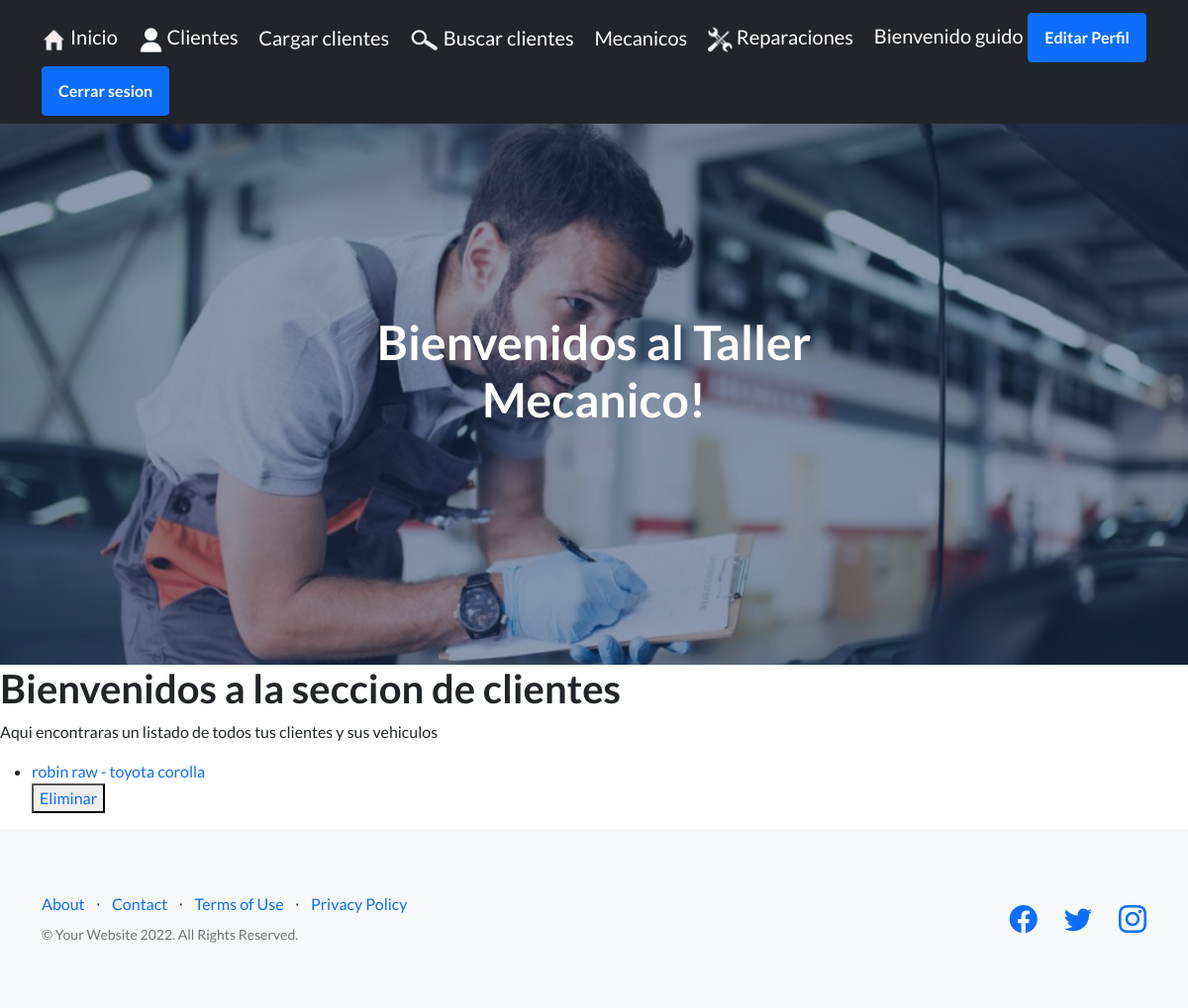
The app's page /clientelist (signed in), older data.
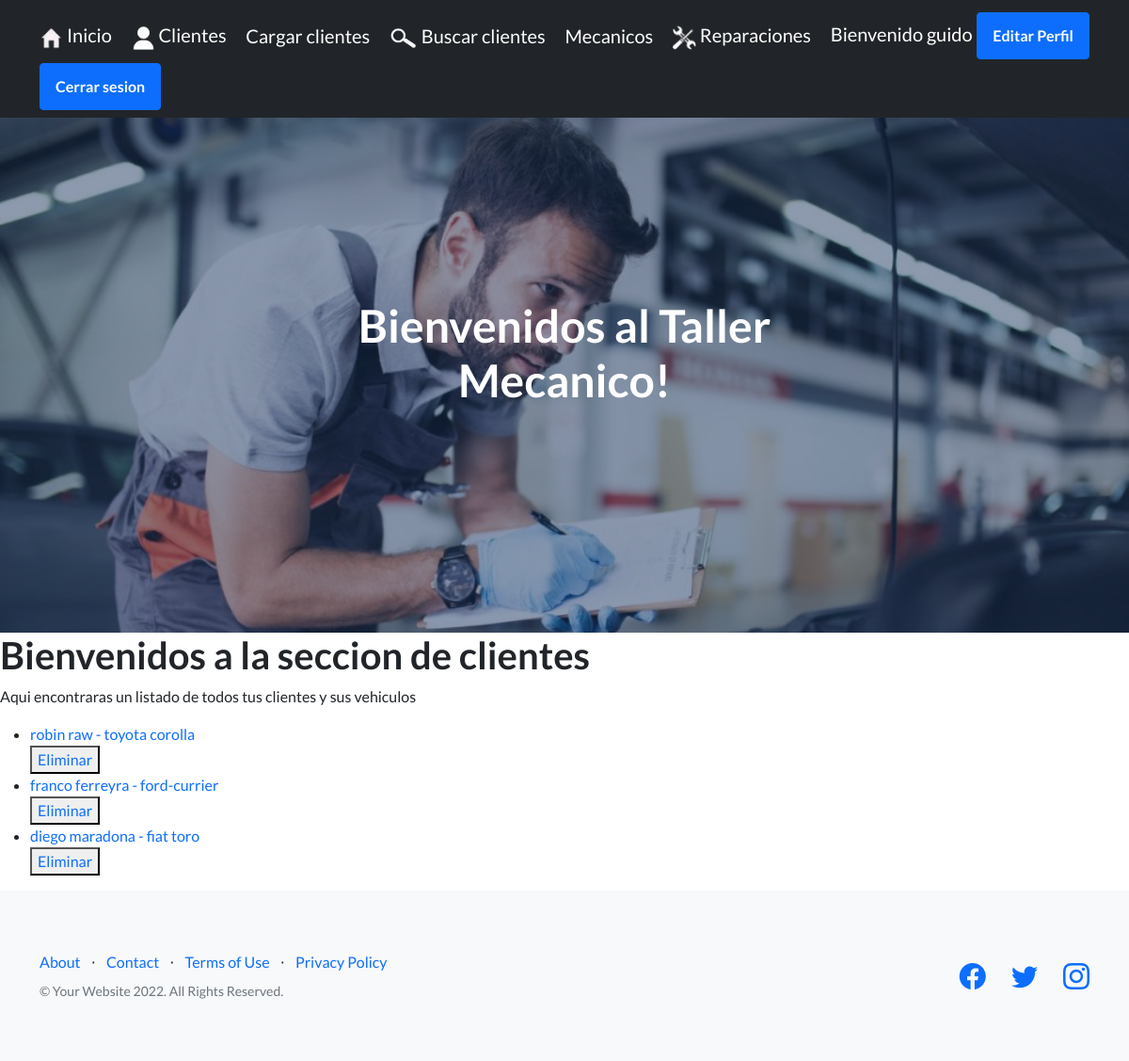
The same page, newer data.
### blog/models.py (models this page shows)
class cliente(models.Model):
    nombre = models.CharField(max_length=50)
    apellido = models.CharField(max_length=50)
    vehiculo = models.CharField(max_length=20)
    def __str__(self) -> str:
        return f' {self.nombre} {self.apellido} - {self.vehiculo}'

### blog/views.py (the view)
# urls.py: path('clientelist', ClienteList.as_view(), name ="clientelist" ),
class ClienteList (LoginRequiredMixin, ListView):
    model= cliente
    template_name = 'clientesList.html'

### blog/templates/clientesList.html
{% extends 'padre.html' %}
{% block bloqueQueCambia %}
   <h1>Bienvenidos a la seccion de clientes </h1>
   <p>Aqui encontraras un listado de todos tus clientes y sus vehiculos</p>
   <ul>
    {% for clientes in object_list  %}
        <li>
           <a href="{% url 'clientesDetail' clientes.id %}">{{clientes}}</a>
        </li>
        <button>
            <a href="{% url 'EliminarCliente' clientes.id %}">Eliminar</a>
        </button>
    {% endfor %}
    </ul>
{% endblock bloqueQueCambia  %}

### blog/templates/padre.html (shortened to what this page needs)
<!DOCTYPE html>
<html lang="en">
    <head>
        {% load static %}
        <link href="https://cdn.jsdelivr.net/npm/bootstrap-icons@1.5.0/font/bootstrap-icons.css" rel="stylesheet" type="text/css" />
        <link href="{% static 'blog/css/styles.css' %}" rel="stylesheet" />
    </head>
    <body>
        <nav class="navbar navbar-dark bg-dark">
            <div class="container">
                <a class="navbar-brand" href="{% url 'inicio' %}"><img src='../static/blog/assets/img/icon-home.png'  width="25px"> Inicio</a>
                <a class="navbar-brand" href="{% url 'lista' %}"><img src='../static/blog/assets/img/icon-clientes.png'  width="25px"> Clientes</a>
                <a class="navbar-brand" href="{% url 'clienteFormulario' %}">Cargar clientes</a>
                <a class="navbar-brand" href="{% url 'BusquedaCliente' %}"><img src='../static/blog/assets/img/icon-search.png'  width="30px"> Buscar clientes</a>
                <a class="navbar-brand" href="{% url 'mecanico' %}">Mecanicos</a>
                <a class="navbar-brand" href="{% url 'reparaciones' %}"><img src='../static/blog/assets/img/icon-servicio.png'  width="25px"> Reparaciones</a>
                {% if user.is_authenticated %}
                    <p style="color:white" class="user">Bienvenido {{user.username}}</p>
                    <a class="btn btn-primary" href="{% url 'EditarDatos' %}"><b>Editar Perfil</b></a>
                    <a class="btn btn-primary" href="{% url 'Logout' %}"><b>Cerrar sesion</b></a>
                {% else %}
                    <a class="btn btn-primary" href="{% url 'Login' %}">Iniciar sesion</a>
                    <a class="btn btn-primary" href="{% url 'Registrar' %}">Registrarse</a>
                {% endif %}
            </div>
        </nav>
        <header class="masthead">
            <div class="container position-relative">
                <div class="row justify-content-center">
                    <div class="col-xl-6">
                        <div class="text-center text-white">
                            <h1 class="mb-5">Bienvenidos al Taller Mecanico!</h1>
                        </div>
                    </div>
                </div>
            </div>
        </header>
        {% block bloqueQueCambia %}
        {% endblock bloqueQueCambia %}
        <footer class="footer bg-light">
            <div class="container">
                <div class="row">
                    <div class="col-lg-6 h-100 text-center text-lg-start my-auto">
                        <ul class="list-inline mb-2">
                            <li class="list-inline-item"><a href="#!">About</a></li>
                            <li class="list-inline-item">⋅</li>
                            <li class="list-inline-item"><a href="#!">Contact</a></li>
                            <li class="list-inline-item">⋅</li>
                            <li class="list-inline-item"><a href="#!">Terms of Use</a></li>
                            <li class="list-inline-item">⋅</li>
                            <li class="list-inline-item"><a href="#!">Privacy Policy</a></li>
                        </ul>
                        <p class="text-muted small mb-4 mb-lg-0">&copy; Your Website 2022. All Rights Reserved.</p>
                    </div>
                    <div class="col-lg-6 h-100 text-center text-lg-end my-auto">
                        <ul class="list-inline mb-0">
                            <li class="list-inline-item me-4">
                                <a target="_blank" href="https://www.facebook.com/groups/223917121110314"><i class="bi-facebook fs-3"></i></a>
                            </li>
                            <li class="list-inline-item me-4">
                                <a target="_blank" href="https://twitter.com/automek"><i class="bi-twitter fs-3"></i></a>
                            </li>
                            <li class="list-inline-item">
                                <a target="_blank" href="https://www.instagram.com/tips_consejos_de_mecanica/"><i class="bi-instagram fs-3"></i></a>
                            </li>
                        </ul>
                    </div>
                </div>
            </div>
        </footer>
    </body>
</html>

Row changes from the older to the newer data that the page shows:
added cliente: nombre+apellido+vehiculo "franco ferreyra - ford-currier"
added cliente: nombre+apellido+vehiculo "diego maradona - fiat toro"
